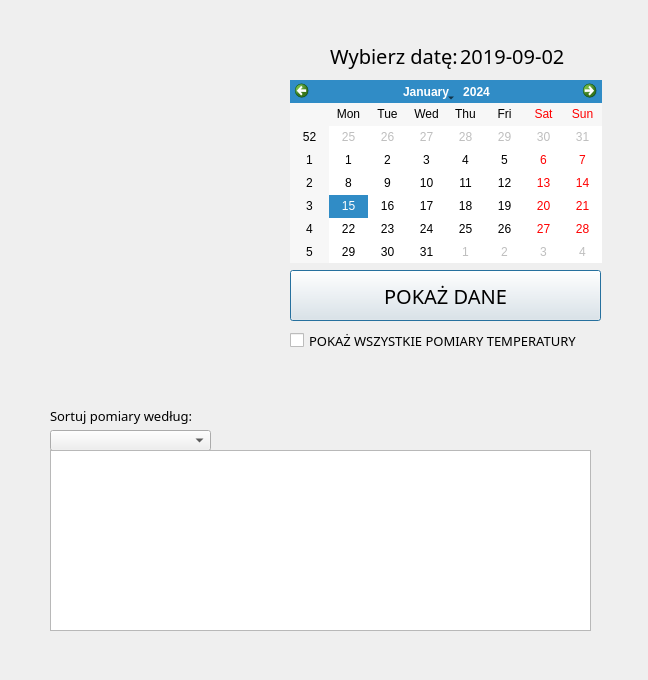
<?xml version="1.0" encoding="UTF-8"?>
<ui version="4.0">
 <class>Dialog</class>
 <widget class="QDialog" name="Dialog">
  <property name="geometry">
   <rect>
    <x>0</x>
    <y>0</y>
    <width>648</width>
    <height>680</height>
   </rect>
  </property>
  <property name="windowTitle">
   <string>Dialog</string>
  </property>
  <widget class="QComboBox" name="d_sort2">
   <property name="geometry">
    <rect>
     <x>50</x>
     <y>430</y>
     <width>161</width>
     <height>21</height>
    </rect>
   </property>
   <property name="font">
    <font>
     <family>Microsoft YaHei UI Light</family>
    </font>
   </property>
  </widget>
  <widget class="QLabel" name="l_data_32">
   <property name="geometry">
    <rect>
     <x>50</x>
     <y>400</y>
     <width>151</width>
     <height>31</height>
    </rect>
   </property>
   <property name="font">
    <font>
     <family>Microsoft YaHei Light</family>
     <pointsize>10</pointsize>
     <weight>50</weight>
     <bold>false</bold>
    </font>
   </property>
   <property name="text">
    <string>Sortuj pomiary według:</string>
   </property>
  </widget>
  <widget class="QLabel" name="widget">
   <property name="geometry">
    <rect>
     <x>50</x>
     <y>20</y>
     <width>165</width>
     <height>168</height>
    </rect>
   </property>
   <property name="font">
    <font>
     <family>Microsoft YaHei Light</family>
     <weight>50</weight>
     <bold>false</bold>
    </font>
   </property>
   <property name="text">
    <string/>
   </property>
  </widget>
  <widget class="QListWidget" name="listWidget2">
   <property name="geometry">
    <rect>
     <x>50</x>
     <y>450</y>
     <width>541</width>
     <height>181</height>
    </rect>
   </property>
  </widget>
  <widget class="QLabel" name="l_data_22">
   <property name="geometry">
    <rect>
     <x>330</x>
     <y>40</y>
     <width>131</width>
     <height>31</height>
    </rect>
   </property>
   <property name="font">
    <font>
     <family>Microsoft YaHei Light</family>
     <pointsize>15</pointsize>
     <weight>50</weight>
     <bold>false</bold>
    </font>
   </property>
   <property name="text">
    <string>Wybierz datę:</string>
   </property>
  </widget>
  <widget class="QLabel" name="l_data2">
   <property name="geometry">
    <rect>
     <x>460</x>
     <y>30</y>
     <width>131</width>
     <height>51</height>
    </rect>
   </property>
   <property name="font">
    <font>
     <family>Microsoft YaHei Light</family>
     <pointsize>15</pointsize>
     <weight>50</weight>
     <bold>false</bold>
    </font>
   </property>
   <property name="text">
    <string>2019-09-02</string>
   </property>
  </widget>
  <widget class="QCheckBox" name="checkbox_all2">
   <property name="geometry">
    <rect>
     <x>290</x>
     <y>320</y>
     <width>301</width>
     <height>41</height>
    </rect>
   </property>
   <property name="font">
    <font>
     <family>Microsoft YaHei Light</family>
     <pointsize>10</pointsize>
    </font>
   </property>
   <property name="text">
    <string>POKAŻ WSZYSTKIE POMIARY TEMPERATURY</string>
   </property>
  </widget>
  <widget class="QCalendarWidget" name="calendarWidget2">
   <property name="geometry">
    <rect>
     <x>290</x>
     <y>80</y>
     <width>312</width>
     <height>183</height>
    </rect>
   </property>
  </widget>
  <widget class="QPushButton" name="b_show2">
   <property name="geometry">
    <rect>
     <x>290</x>
     <y>270</y>
     <width>311</width>
     <height>51</height>
    </rect>
   </property>
   <property name="font">
    <font>
     <family>Microsoft YaHei Light</family>
     <pointsize>15</pointsize>
     <weight>50</weight>
     <bold>false</bold>
    </font>
   </property>
   <property name="text">
    <string>POKAŻ DANE</string>
   </property>
  </widget>
 </widget>
 <resources/>
 <connections/>
</ui>
